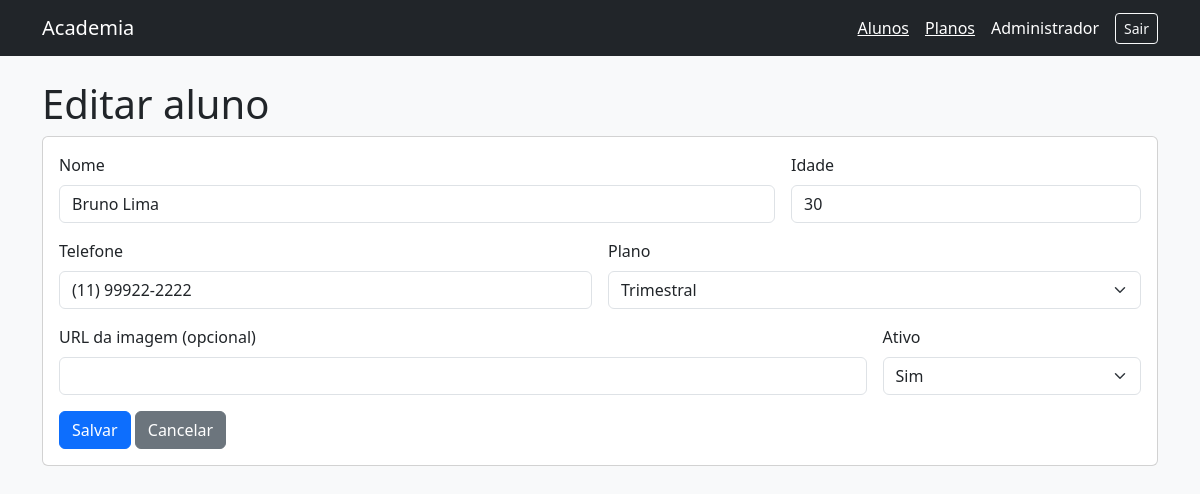
Page /index.php?controller=aluno&acao=editar&id=2 (signed in) on the committed database.
### tables this page shows
CREATE TABLE alunos (
    id_aluno INT UNSIGNED AUTO_INCREMENT PRIMARY KEY,
    nome VARCHAR(100) NOT NULL,
    idade TINYINT UNSIGNED NOT NULL,
    ativo BOOLEAN NOT NULL DEFAULT TRUE,
    telefone VARCHAR(25) NOT NULL,
    imagem_url VARCHAR(500) NOT NULL DEFAULT '',
    plano_id INT UNSIGNED NOT NULL,
    criado_em TIMESTAMP NOT NULL DEFAULT CURRENT_TIMESTAMP,
    CONSTRAINT fk_alunos_planos FOREIGN KEY (plano_id) REFERENCES planos(id)
        ON DELETE RESTRICT ON UPDATE CASCADE
);

CREATE TABLE planos (
    id INT UNSIGNED AUTO_INCREMENT PRIMARY KEY,
    nome VARCHAR(100) NOT NULL,
    valor DECIMAL(10,2) UNSIGNED NOT NULL
);

### controllers/AlunoController.php (called while the page is built, shortened)
<?php
class AlunoController {
    public function editar(): void {
        $id=idValido($_GET['id']??null);
        $this->formulario($id);
    }
    private function formulario(?int $id=null): void {
        $model=new Aluno();
        $dados=$id?$model->buscar($id):['nome'=>'','idade'=>'','ativo'=>1,'telefone'=>'','imagem_url'=>'','plano_id'=>''];
        $planos=(new Plano())->listar();
        require __DIR__.'/../views/alunos/form.php';
    }
}

### index.php (called while the page is built, shortened)
<?php
require __DIR__.'/config/bootstrap.php';
require __DIR__.'/config/web.php';
$c = $_GET['controller'] ?? 'usuario';
$a = $_GET['acao'] ?? 'login';
try { $classe=ucfirst($c).'Controller'; (new $classe())->$a(); }
catch (Throwable $erro) { error_log((string)$erro); erroPagina(500,'Não foi possível concluir. Confira a configuração do banco e tente novamente.'); }

### config/web.php (called while the page is built, shortened)
<?php
function e($valor): string { return htmlspecialchars((string)$valor,ENT_QUOTES,'UTF-8'); }

### config/Database.php (called while the page is built)
<?php
class Database {
    private static $conexao=null;
    public static function getConnection(): PDO {
        if (self::$conexao===null) {
            self::$conexao=new PDO('mysql:host=127.0.0.1;dbname=academia;charset=utf8mb4','root','',[
                PDO::ATTR_ERRMODE=>PDO::ERRMODE_EXCEPTION,
                PDO::ATTR_DEFAULT_FETCH_MODE=>PDO::FETCH_ASSOC,
                PDO::ATTR_EMULATE_PREPARES=>false
            ]);
        }
        return self::$conexao;
    }
}

### models/Aluno.php (called while the page is built, shortened)
<?php
class Aluno {
    public function buscar(int $id): ?array {
        $s=Database::getConnection()->prepare('SELECT a.*,p.nome AS plano_nome FROM alunos a JOIN planos p ON p.id=a.plano_id WHERE a.id_aluno=:id');
        $s->execute(['id'=>$id]); return $s->fetch()?:null;
    }
}

### models/Plano.php (called while the page is built, shortened)
<?php
class Plano {
    public function listar(): array {
        $s=Database::getConnection()->prepare('SELECT * FROM planos ORDER BY nome');
        $s->execute(); return $s->fetchAll();
    }
}

### views/alunos/form.php (the view, shortened to what this page needs)
<?php require __DIR__.'/../partials/header.php'; ?>
<h1><?= $id?'Editar':'Cadastrar' ?> aluno</h1>
<form method="post" action="index.php?controller=aluno&acao=<?= $id?'editar&id='.e($id):'cadastrar' ?>" class="card card-body">
<div class="row g-3">
<div class="col-md-8"><label for="nome" class="form-label">Nome</label><input id="nome" name="nome" class="form-control" maxlength="100" value="<?= e($dados['nome']) ?>" required></div>
<div class="col-md-4"><label for="idade" class="form-label">Idade</label><input type="number" id="idade" name="idade" class="form-control" min="1" max="120" value="<?= e($dados['idade']) ?>" required></div>
<div class="col-md-6"><label for="telefone" class="form-label">Telefone</label><input type="tel" id="telefone" name="telefone" class="form-control" maxlength="25" value="<?= e($dados['telefone']) ?>" required></div>
<div class="col-md-6"><label for="plano_id" class="form-label">Plano</label><select id="plano_id" name="plano_id" class="form-select" required>
<option value="">Selecione</option><?php foreach ($planos as $p): ?><option value="<?= e($p['id']) ?>" <?= (string)$dados['plano_id']===(string)$p['id']?'selected':'' ?>><?= e($p['nome']) ?></option><?php endforeach; ?>
</select></div>
<div class="col-md-9"><label for="imagem_url" class="form-label">URL da imagem (opcional)</label><input type="url" id="imagem_url" name="imagem_url" class="form-control" maxlength="500" value="<?= e($dados['imagem_url']) ?>"></div>
<div class="col-md-3"><label for="ativo" class="form-label">Ativo</label><select id="ativo" name="ativo" class="form-select"><option value="1" <?= $dados['ativo']?'selected':'' ?>>Sim</option><option value="0" <?= !$dados['ativo']?'selected':'' ?>>Não</option></select></div>
</div><div class="mt-3"><button class="btn btn-primary" <?= !$planos?'disabled':'' ?>>Salvar</button> <a class="btn btn-secondary" href="index.php?controller=aluno&acao=listar">Cancelar</a></div>
</form><?php require __DIR__.'/../partials/footer.php'; ?>

### rows in the picture
alunos: nome "Bruno Lima", idade "30", telefone "(11) 99922-2222", plano_id "Trimestral", ativo "Sim"

### other values in the picture
$_SESSION['usuario_nome'] "Administrador"
